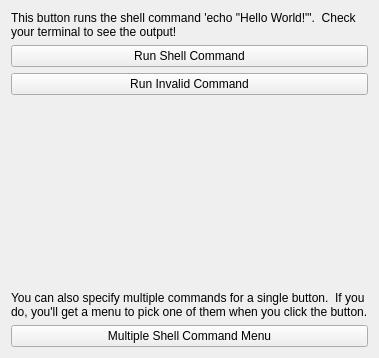
<?xml version="1.0" encoding="UTF-8"?>
<ui version="4.0">
 <class>Form</class>
 <widget class="QWidget" name="Form">
  <property name="geometry">
   <rect>
    <x>0</x>
    <y>0</y>
    <width>379</width>
    <height>358</height>
   </rect>
  </property>
  <property name="windowTitle">
   <string>Form</string>
  </property>
  <layout class="QVBoxLayout" name="verticalLayout">
   <item>
    <widget class="QLabel" name="label">
     <property name="sizePolicy">
      <sizepolicy hsizetype="Preferred" vsizetype="Maximum">
       <horstretch>0</horstretch>
       <verstretch>0</verstretch>
      </sizepolicy>
     </property>
     <property name="text">
      <string>This button runs the shell command 'echo &quot;Hello World!&quot;'.  Check your terminal to see the output!</string>
     </property>
     <property name="wordWrap">
      <bool>true</bool>
     </property>
    </widget>
   </item>
   <item>
    <widget class="PyDMShellCommand" name="PyDMShellCommand">
     <property name="toolTip">
      <string/>
     </property>
     <property name="whatsThis">
      <string/>
     </property>
     <property name="text">
      <string>Run Shell Command</string>
     </property>
     <property name="redirectCommandOutput" stdset="0">
      <bool>true</bool>
     </property>
     <property name="allowMultipleExecutions" stdset="0">
      <bool>false</bool>
     </property>
     <property name="commands" stdset="0">
      <stringlist>
       <string>echo &quot;Hello World!&quot;</string>
       <string>echo &quot;nolan&quot;</string>
       <string>echo &quot;AAA&quot;; echo &quot;BBB&quot;</string>
       <string>bash -c 'echo AAA; echo BBB'
</string>
      </stringlist>
     </property>
    </widget>
   </item>
   <item>
    <widget class="PyDMShellCommand" name="PyDMShellCommand_3">
     <property name="toolTip">
      <string/>
     </property>
     <property name="whatsThis">
      <string/>
     </property>
     <property name="text">
      <string>Run Invalid Command</string>
     </property>
     <property name="allowMultipleExecutions" stdset="0">
      <bool>false</bool>
     </property>
     <property name="commands" stdset="0">
      <stringlist>
       <string>fooo</string>
      </stringlist>
     </property>
    </widget>
   </item>
   <item>
    <spacer name="verticalSpacer">
     <property name="orientation">
      <enum>Qt::Vertical</enum>
     </property>
     <property name="sizeHint" stdset="0">
      <size>
       <width>20</width>
       <height>40</height>
      </size>
     </property>
    </spacer>
   </item>
   <item>
    <widget class="QLabel" name="label_2">
     <property name="text">
      <string>You can also specify multiple commands for a single button.  If you do, you'll get a menu to pick one of them when you click the button.</string>
     </property>
     <property name="wordWrap">
      <bool>true</bool>
     </property>
    </widget>
   </item>
   <item>
    <widget class="PyDMShellCommand" name="PyDMShellCommand_2">
     <property name="toolTip">
      <string/>
     </property>
     <property name="text">
      <string>Multiple Shell Command Menu</string>
     </property>
     <property name="redirectCommandOutput" stdset="0">
      <bool>true</bool>
     </property>
     <property name="titles" stdset="0">
      <stringlist>
       <string>Print &quot;Hello, World!&quot; to terminal</string>
       <string>Print current working directory to terminal</string>
      </stringlist>
     </property>
     <property name="commands" stdset="0">
      <stringlist>
       <string>echo &quot;Hello, World!&quot;</string>
       <string>pwd</string>
      </stringlist>
     </property>
    </widget>
   </item>
  </layout>
 </widget>
 <customwidgets>
  <customwidget>
   <class>PyDMShellCommand</class>
   <extends>QPushButton</extends>
   <header>pydm.widgets.shell_command</header>
  </customwidget>
 </customwidgets>
 <resources/>
 <connections/>
</ui>
